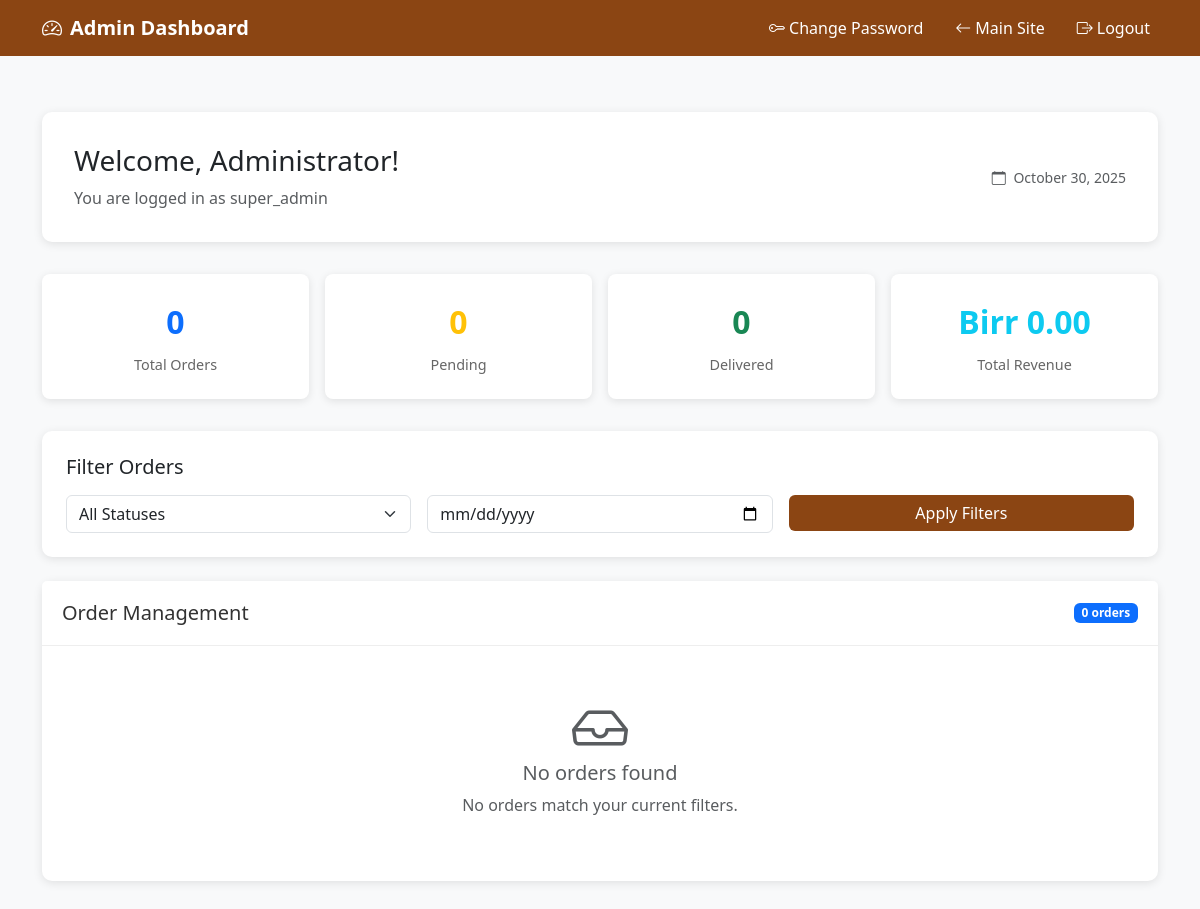
/admin/index.php (signed in), run on an earlier commit of the app's database.
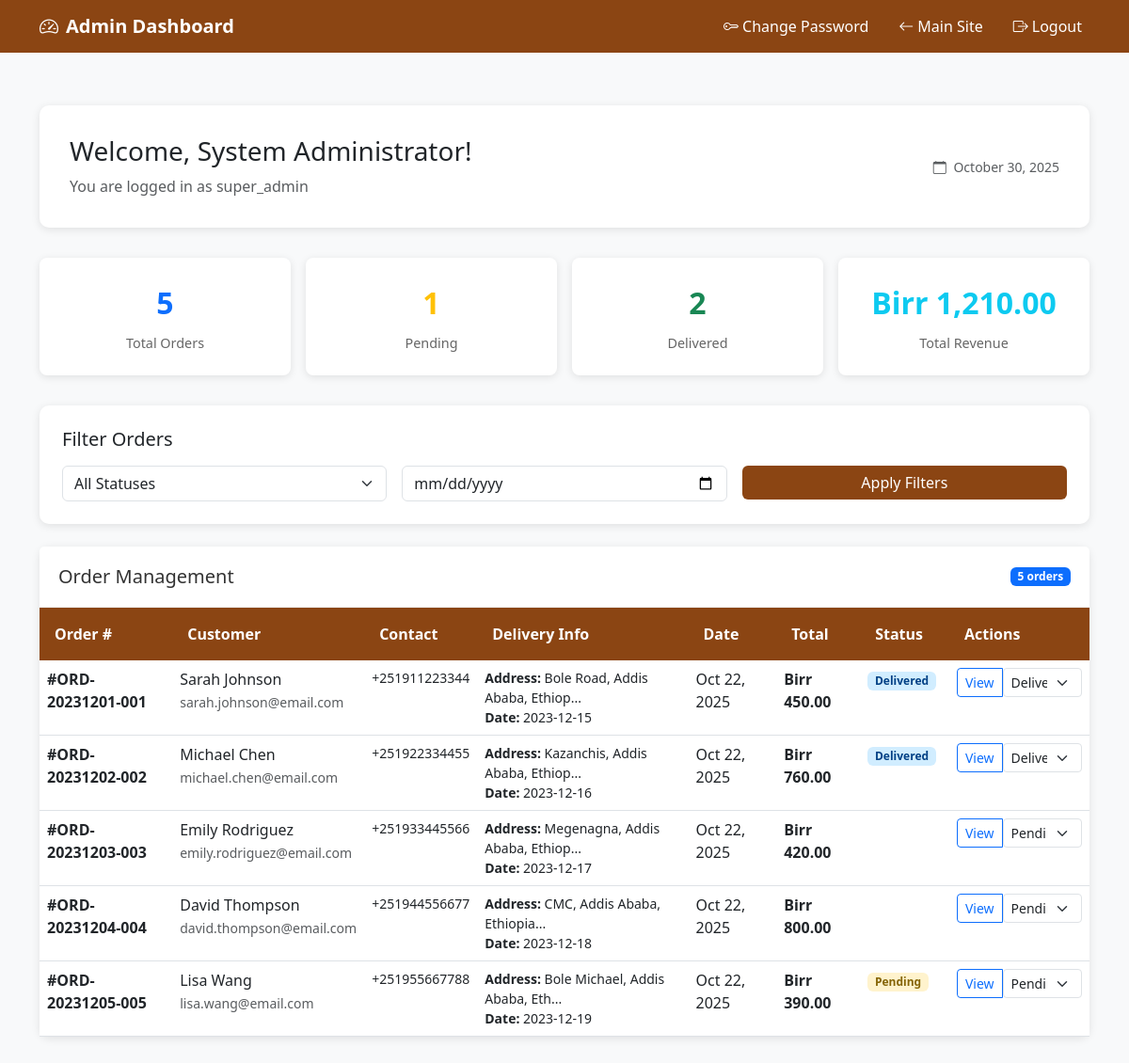
And on a later commit of the database.
### tables this page shows
CREATE TABLE `orders` (
  `id` int(11) NOT NULL AUTO_INCREMENT,
  `order_number` varchar(50) NOT NULL,
  `customer_name` varchar(100) NOT NULL,
  `customer_phone` varchar(20) NOT NULL,
  `customer_email` varchar(100) NOT NULL,
  `delivery_address` text NOT NULL,
  `customer_address` text,
  `delivery_date` date NOT NULL,
  `delivery_time` varchar(20) DEFAULT NULL,
  `special_instructions` text,
  `total_amount` decimal(10,2) NOT NULL,
  `status` enum('pending','confirmed','preparing','out_for_delivery','delivered','cancelled') DEFAULT 'pending',
  `created_at` timestamp DEFAULT CURRENT_TIMESTAMP,
  `updated_at` timestamp DEFAULT CURRENT_TIMESTAMP ON UPDATE CURRENT_TIMESTAMP,
  PRIMARY KEY (`id`),
  UNIQUE KEY `order_number` (`order_number`),
  KEY `status` (`status`),
  KEY `delivery_date` (`delivery_date`),
  KEY `created_at` (`created_at`)
);

### admin/index.php (the view, shortened to what this page needs)
<?php
include '../config.php';
$date_filter = $_GET['date'] ?? '';
$query = "SELECT o.*, COUNT(oi.id) as item_count
          FROM orders o
          LEFT JOIN order_items oi ON o.id = oi.order_id
          WHERE 1=1";
$query .= " GROUP BY o.id ORDER BY o.created_at DESC";
$stmt = $conn->prepare($query);
$stmt->execute();
$result = $stmt->get_result();
$orders = $result->fetch_all(MYSQLI_ASSOC);
$status_counts = [];
$result = $conn->query("SELECT status, COUNT(*) as count FROM orders GROUP BY status");
while ($row = $result->fetch_assoc()) {
    $status_counts[$row['status']] = $row['count'];
}
$total_revenue = $conn->query("SELECT SUM(total_amount) as revenue FROM orders WHERE status = 'delivered'")->fetch_assoc()['revenue'] ?? 0;
?>
<!DOCTYPE html>
<html lang="en">
<head>
    <link href="https://cdn.jsdelivr.net/npm/bootstrap@5.3.0/dist/css/bootstrap.min.css" rel="stylesheet">
    <link href="https://cdn.jsdelivr.net/npm/bootstrap-icons@1.10.0/font/bootstrap-icons.css" rel="stylesheet">
</head>
<body>
    <nav class="navbar navbar-expand-lg">
        <div class="container">
            <span class="navbar-brand">
                <i class="bi bi-speedometer2 me-2"></i>Admin Dashboard
            </span>
            <div class="navbar-nav ms-auto">
                <a href="change_password.php" class="nav-link me-3">
                    <i class="bi bi-key me-1"></i>Change Password
                </a>
                <a href="../index.php" class="nav-link me-3">
                    <i class="bi bi-arrow-left me-1"></i>Main Site
                </a>
                <a href="logout.php" class="nav-link">
                    <i class="bi bi-box-arrow-right me-1"></i>Logout
                </a>
            </div>
        </div>
    </nav>
    <div class="container py-4">
        <div class="welcome-section">
            <div class="row align-items-center">
                <div class="col-md-8">
                    <h3 class="mb-2">Welcome, <?= $_SESSION['admin_full_name'] ?>!</h3>
                    <p class="text-muted mb-0">You are logged in as <?= $_SESSION['admin_role'] ?></p>
                </div>
                <div class="col-md-4 text-md-end">
                    <small class="text-muted">
                        <i class="bi bi-calendar me-1"></i>
                        <?= date('F j, Y') ?>
                    </small>
                </div>
            </div>
        </div>
        <div class="stats-grid">
            <div class="stat-card">
                <div class="stat-number text-primary"><?= array_sum($status_counts) ?></div>
                <div class="stat-label">Total Orders</div>
            </div>
            <div class="stat-card">
                <div class="stat-number text-warning"><?= $status_counts['pending'] ?? 0 ?></div>
                <div class="stat-label">Pending</div>
            </div>
            <div class="stat-card">
                <div class="stat-number text-success"><?= $status_counts['delivered'] ?? 0 ?></div>
                <div class="stat-label">Delivered</div>
            </div>
            <div class="stat-card">
                <div class="stat-number text-info">Birr <?= number_format($total_revenue, 2) ?></div>
                <div class="stat-label">Total Revenue</div>
            </div>
        </div>
        <div class="filters-card">
            <h5 class="mb-3">Filter Orders</h5>
            <form method="GET" class="row g-3">
                <div class="col-md-4">
                    <select name="status" class="form-select">
                        <option value="all">All Statuses</option>
                    </select>
                </div>
                <div class="col-md-4">
                    <input type="date" name="date" value="<?= $date_filter ?>" class="form-control">
                </div>
                <div class="col-md-4">
                    <button type="submit" class="btn btn-primary w-100">Apply Filters</button>
                </div>
            </form>
        </div>
        <div class="card">
            <div class="card-header d-flex justify-content-between align-items-center">
                <h5 class="mb-0">Order Management</h5>
                <span class="badge bg-primary"><?= count($orders) ?> orders</span>
            </div>
            <div class="card-body p-0">
                <?php if (empty($orders)): ?>
                    <div class="empty-state">
                        <i class="bi bi-inbox display-4 text-muted mb-3"></i>
                        <h5 class="text-muted">No orders found</h5>
                        <p class="text-muted">No orders match your current filters.</p>
                    </div>
                <?php else: ?>
                <div class="table-responsive">
                    <table class="table table-hover mb-0">
                        <thead>
                            <tr>
                                <th>Order #</th>
                                <th>Customer</th>
                                <th>Contact</th>
                                <th>Delivery Info</th>
                                <th>Date</th>
                                <th>Total</th>
                                <th>Status</th>
                                <th>Actions</th>
                            </tr>
                        </thead>
                        <tbody>
                            <?php foreach ($orders as $order): ?>
                            <tr>
                                <td class="fw-semibold">#<?= $order['order_number'] ?></td>
                                <td>
                                    <div class="fw-medium"><?= htmlspecialchars($order['customer_name']) ?></div>
                                    <small class="text-muted"><?= $order['customer_email'] ?></small>
                                </td>
                                <td>
                                    <div class="small"><?= $order['customer_phone'] ?></div>
                                </td>
                                <td>
                                    <div class="small">
                                        <strong>Address:</strong> <?= substr($order['delivery_address'], 0, 30) ?>...
                                    </div>
                                    <div class="small">
                                        <strong>Date:</strong> <?= $order['delivery_date'] ?>
                                    </div>
                                </td>
                                <td><?= date('M j, Y', strtotime($order['created_at'])) ?></td>
                                <td class="fw-bold">Birr <?= number_format($order['total_amount'], 2) ?></td>
                                <td>
                                    <span class="badge badge-<?= $order['status'] ?>">
                                        <?= ucfirst($order['status']) ?>
                                    </span>
                                </td>
                                <td>
                                    <div class="btn-group btn-group-sm">
                                        <button class="btn btn-outline-primary"
                                                onclick="viewOrder(<?= $order['id'] ?>)">
                                            View
                                        </button>
                                        <select class="form-select form-select-sm" onchange="updateStatus(<?= $order['id'] ?>, this.value)">
                                            <option value="pending" <?= $order['status'] === 'pending' ? 'selected' : '' ?>>Pending</option>
                                            <option value="delivered" <?= $order['status'] === 'delivered' ? 'selected' : '' ?>>Delivered</option>
                                        </select>
                                    </div>
                                </td>
                            </tr>
                            <?php endforeach; ?>
                        </tbody>
                    </table>
                </div>
                <?php endif; ?>
            </div>
        </div>
    </div>
</body>
</html>

### admin/index.php (style rules this page uses)
body { background: #f8f9fa; font-family: 'Segoe UI', Tahoma, Geneva, Verdana, sans-serif; }
.navbar { background: #8B4513; }
.navbar-brand { color: white; font-weight: 600; }
.welcome-section { background: white; border-radius: 10px; padding: 2rem; margin: 2rem 0; box-shadow: 0 2px 10px rgba(0,0,0,0.1); }
.stats-grid { display: grid; grid-template-columns: repeat(auto-fit, minmax(200px, 1fr)); gap: 1rem; margin: 2rem 0; }
.stat-card { background: white; border-radius: 8px; padding: 1.5rem; box-shadow: 0 2px 8px rgba(0,0,0,0.1); text-align: center; }
.stat-number { font-size: 2rem; font-weight: 700; margin-bottom: 0.5rem; }
.stat-label { color: #666; font-size: 0.9rem; }
.card { border: none; border-radius: 10px; box-shadow: 0 2px 10px rgba(0,0,0,0.1); margin-bottom: 1.5rem; }
.card-header { background: white; border-bottom: 1px solid #eee; padding: 1.25rem; font-weight: 600; color: #333; }
.table th { background: #8B4513; color: white; border: none; padding: 1rem; }
.badge-pending { background: #fff3cd; color: #856404; }
.badge-delivered { background: #d1edff; color: #004085; }
.btn-primary { background: #8B4513; border: none; }
.filters-card { background: white; border-radius: 10px; padding: 1.5rem; margin-bottom: 1.5rem; box-shadow: 0 2px 10px rgba(0,0,0,0.1); }
.nav-link { color: white !important; }
.empty-state { text-align: center; padding: 3rem 2rem; color: #666; }

What changed in the data, as far as the page shows it:
added orders: order_number "ORD-20231201-001", customer_name "Sarah Johnson", customer_email "sarah.johnson@email.com", customer_phone "+251911223344", delivery_address "Bole Road, Addis Ababa, Ethiop", delivery_date "2023-12-15", created_at "Oct 22, 2025", total_amount "450.00", status "Delivered", status+id "Delivered"
added orders: order_number "ORD-20231202-002", customer_name "Michael Chen", customer_email "michael.chen@email.com", customer_phone "+251922334455", delivery_address "Kazanchis, Addis Ababa, Ethiop", delivery_date "2023-12-16", created_at "Oct 22, 2025", total_amount "760.00", status "Delivered", status+id "Delivered"
added orders: order_number "ORD-20231203-003", customer_name "Emily Rodriguez", customer_email "emily.rodriguez@email.com", customer_phone "+251933445566", delivery_address "Megenagna, Addis Ababa, Ethiop", delivery_date "2023-12-17", created_at "Oct 22, 2025", total_amount "420.00", id "Pending", status "preparing" (drawn)
added orders: order_number "ORD-20231204-004", customer_name "David Thompson", customer_email "david.thompson@email.com", customer_phone "+251944556677", delivery_address "CMC, Addis Ababa, Ethiopia", delivery_date "2023-12-18", created_at "Oct 22, 2025", total_amount "800.00", id "Pending", status "confirmed" (drawn)
added orders: order_number "ORD-20231205-005", customer_name "Lisa Wang", customer_email "lisa.wang@email.com", customer_phone "+251955667788", delivery_address "Bole Michael, Addis Ababa, Eth", delivery_date "2023-12-19", created_at "Oct 22, 2025", total_amount "390.00", status "Pending", status+id "Pending"
Also different on the page:
$_SESSION['admin_full_name']: "Administrator" → "System Administrator"
array_sum($status_counts): "0" → "5"
$status_counts['pending']: "0" → "1"
$status_counts['delivered']: "0" → "2"
$total_revenue: "0.00" → "1,210.00"
count($orders): "0" → "5"
text no longer shown: "No orders found No orders match your current filters."
text now shown: "Order # Customer Contact Delivery Info Date Total Status Actions"
